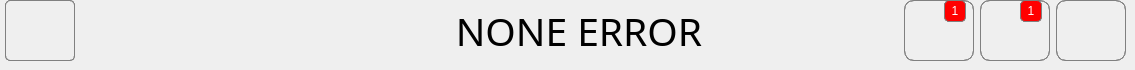
   <widget class="QWidget" name="page_main">
    <widget class="QWidget" name="layoutWidget">
     <property name="geometry">
      <rect>
       <x>5</x>
       <y>0</y>
       <width>1121</width>
       <height>61</height>
      </rect>
     </property>
     <layout class="QHBoxLayout" name="horizontalLayout_2">
      <item>
       <widget class="QWidget" name="widget_close" native="true">
        <property name="minimumSize">
         <size>
          <width>70</width>
          <height>0</height>
         </size>
        </property>
        <property name="styleSheet">
         <string notr="true">border : 1px solid gray;
border-radius:5px;
padding:5px;</string>
        </property>
        <widget class="QLabel" name="lb_exit_2">
         <property name="geometry">
          <rect>
           <x>0</x>
           <y>0</y>
           <width>70</width>
           <height>61</height>
          </rect>
         </property>
         <property name="text">
          <string/>
         </property>
         <property name="pixmap">
          <pixmap>../../../../../../../../.designer/IMG/home.png</pixmap>
         </property>
         <property name="scaledContents">
          <bool>true</bool>
         </property>
         <property name="alignment">
          <set>Qt::AlignCenter</set>
         </property>
        </widget>
       </widget>
      </item>
      <item>
       <spacer name="horizontalSpacer_l_3">
        <property name="orientation">
         <enum>Qt::Horizontal</enum>
        </property>
        <property name="sizeHint" stdset="0">
         <size>
          <width>230</width>
          <height>14</height>
         </size>
        </property>
       </spacer>
      </item>
      <item>
       <widget class="QLabel" name="lb_title_3">
        <property name="sizePolicy">
         <sizepolicy hsizetype="Expanding" vsizetype="Expanding">
          <horstretch>0</horstretch>
          <verstretch>0</verstretch>
         </sizepolicy>
        </property>
        <property name="minimumSize">
         <size>
          <width>450</width>
          <height>0</height>
         </size>
        </property>
        <property name="maximumSize">
         <size>
          <width>450</width>
          <height>16777215</height>
         </size>
        </property>
        <property name="font">
         <font>
          <family>평창 평화체 Bold</family>
          <pointsize>29</pointsize>
         </font>
        </property>
        <property name="text">
         <string>NONE ERROR</string>
        </property>
        <property name="alignment">
         <set>Qt::AlignCenter</set>
        </property>
       </widget>
      </item>
      <item>
       <spacer name="horizontalSpacer_r_3">
        <property name="orientation">
         <enum>Qt::Horizontal</enum>
        </property>
        <property name="sizeType">
         <enum>QSizePolicy::Preferred</enum>
        </property>
        <property name="sizeHint" stdset="0">
         <size>
          <width>94</width>
          <height>14</height>
         </size>
        </property>
       </spacer>
      </item>
      <item>
       <widget class="QWidget" name="widget_chat" native="true">
        <property name="sizePolicy">
         <sizepolicy hsizetype="Preferred" vsizetype="Preferred">
          <horstretch>0</horstretch>
          <verstretch>0</verstretch>
         </sizepolicy>
        </property>
        <property name="minimumSize">
         <size>
          <width>70</width>
          <height>0</height>
         </size>
        </property>
        <property name="maximumSize">
         <size>
          <width>70</width>
          <height>16777215</height>
         </size>
        </property>
        <property name="styleSheet">
         <string notr="true">border : 1px solid gray;
border-radius:10px;
padding:5px;</string>
        </property>
        <widget class="QLabel" name="lb_chat">
         <property name="geometry">
          <rect>
           <x>0</x>
           <y>0</y>
           <width>70</width>
           <height>61</height>
          </rect>
         </property>
         <property name="text">
          <string/>
         </property>
         <property name="pixmap">
          <pixmap>../../../../../../../../.designer/IMG/TALK.png</pixmap>
         </property>
         <property name="scaledContents">
          <bool>true</bool>
         </property>
         <property name="alignment">
          <set>Qt::AlignCenter</set>
         </property>
        </widget>
        <widget class="QWidget" name="widget_cnt" native="true">
         <property name="geometry">
          <rect>
           <x>40</x>
           <y>0</y>
           <width>22</width>
           <height>22</height>
          </rect>
         </property>
         <property name="styleSheet">
          <string notr="true"> background-color: red;
 border-style: solid;
 border-width:1px;
 border-radius:5px;
 max-width:10px;
 max-height:10px;
 min-width:10px;
 min-height:10px;</string>
         </property>
         <widget class="QLabel" name="lb_msg_cnt">
          <property name="geometry">
           <rect>
            <x>0</x>
            <y>0</y>
            <width>22</width>
            <height>22</height>
           </rect>
          </property>
          <property name="styleSheet">
           <string notr="true">color:white;</string>
          </property>
          <property name="text">
           <string>1</string>
          </property>
          <property name="alignment">
           <set>Qt::AlignCenter</set>
          </property>
         </widget>
        </widget>
       </widget>
      </item>
      <item>
       <widget class="QWidget" name="widget_alarm" native="true">
        <property name="sizePolicy">
         <sizepolicy hsizetype="Preferred" vsizetype="Preferred">
          <horstretch>0</horstretch>
          <verstretch>0</verstretch>
         </sizepolicy>
        </property>
        <property name="minimumSize">
         <size>
          <width>70</width>
          <height>0</height>
         </size>
        </property>
        <property name="maximumSize">
         <size>
          <width>70</width>
          <height>16777215</height>
         </size>
        </property>
        <property name="styleSheet">
         <string notr="true">border : 1px solid gray;
border-radius:10px;
padding:5px;</string>
        </property>
        <widget class="QLabel" name="lb_alram">
         <property name="geometry">
          <rect>
           <x>0</x>
           <y>0</y>
           <width>70</width>
           <height>61</height>
          </rect>
         </property>
         <property name="text">
          <string/>
         </property>
         <property name="pixmap">
          <pixmap>../../../../../../../../.designer/IMG/alarm.png</pixmap>
         </property>
         <property name="scaledContents">
          <bool>true</bool>
         </property>
         <property name="alignment">
          <set>Qt::AlignCenter</set>
         </property>
        </widget>
        <widget class="QWidget" name="widget_alram" native="true">
         <property name="geometry">
          <rect>
           <x>40</x>
           <y>0</y>
           <width>22</width>
           <height>22</height>
          </rect>
         </property>
         <property name="styleSheet">
          <string notr="true"> background-color: red;
 border-style: solid;
 border-width:1px;
 border-radius:5px;
 max-width:10px;
 max-height:10px;
 min-width:10px;
 min-height:10px;</string>
         </property>
         <widget class="QLabel" name="lb_alram_cnt">
          <property name="geometry">
           <rect>
            <x>0</x>
            <y>0</y>
            <width>22</width>
            <height>22</height>
           </rect>
          </property>
          <property name="styleSheet">
           <string notr="true">color:white;</string>
          </property>
          <property name="text">
           <string>1</string>
          </property>
          <property name="alignment">
           <set>Qt::AlignCenter</set>
          </property>
         </widget>
        </widget>
       </widget>
      </item>
      <item>
       <widget class="QWidget" name="widget_setting" native="true">
        <property name="sizePolicy">
         <sizepolicy hsizetype="Preferred" vsizetype="Preferred">
          <horstretch>0</horstretch>
          <verstretch>0</verstretch>
         </sizepolicy>
        </property>
        <property name="minimumSize">
         <size>
          <width>70</width>
          <height>0</height>
         </size>
        </property>
        <property name="maximumSize">
         <size>
          <width>70</width>
          <height>16777215</height>
         </size>
        </property>
        <property name="styleSheet">
         <string notr="true">border : 1px solid gray;
border-radius:10px;
padding:5px;</string>
        </property>
        <widget class="QLabel" name="lb_setting">
         <property name="geometry">
          <rect>
           <x>0</x>
           <y>0</y>
           <width>70</width>
           <height>61</height>
          </rect>
         </property>
         <property name="text">
          <string/>
         </property>
         <property name="pixmap">
          <pixmap>../../../../../../../../.designer/IMG/gear.png</pixmap>
         </property>
         <property name="scaledContents">
          <bool>true</bool>
         </property>
         <property name="alignment">
          <set>Qt::AlignCenter</set>
         </property>
        </widget>
       </widget>
      </item>
     </layout>
    </widget>
   </widget>
